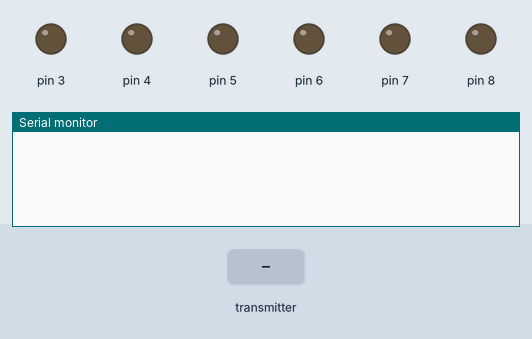
Recording of a sketch running on a simulated Arduino Uno, built with avr-gcc and run on an emulated ATmega328P. Shown: output pins drawn as LEDs (lit = HIGH), the last lines printed to the serial monitor. The inputs (shaded band) are chosen by the test bench. No radio packets arrive unless stated.

Above: at 1.2 s.
1.3 s: the transmitter starts sending pin_num = 0
At 1.46 s:
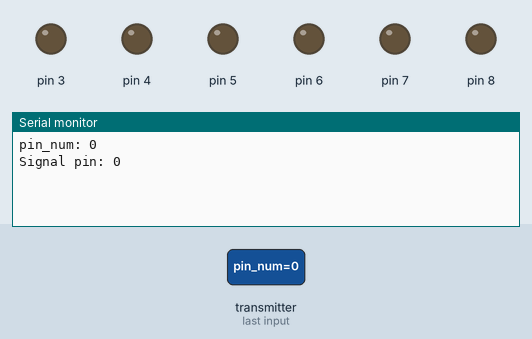
2.9 s: the transmitter starts sending pin_num = 256
At 3.04 s:
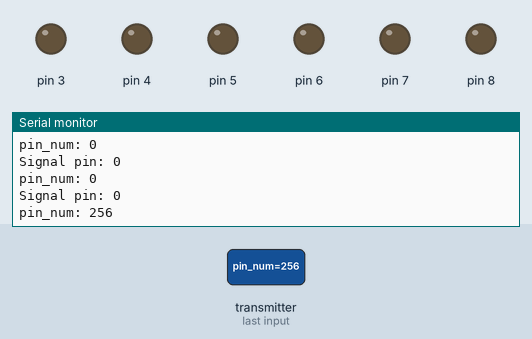

Measured:
- after the input at 1.3 s, the serial monitor: prints a new line after 0.05 s (image 1)
- after the input at 2.9 s, the serial monitor: prints a new line after 0.08 s (image 2)

The sketch:

no_display.ino
```cpp
// передатчик
// C++ code
//
#include <Servo.h>
#include "nRF24L01.h"
#include "RF24.h"
RF24 radio(9, 10);
byte address[][6] = {"1Node", "2Node", "3Node", "4Node", "5Node", "6Node"}; //возможные номера труб
void setup()
{
  pinMode(3, OUTPUT);
  pinMode(4, OUTPUT);
  pinMode(5, OUTPUT);
  pinMode(6, OUTPUT);
  pinMode(7, OUTPUT);
  pinMode(8, OUTPUT);
  Serial.begin(9600); //открываем порт для связи с ПК
  radio.begin(); //активировать модуль
  radio.setAutoAck(1);         //режим подтверждения приёма, 1 вкл 0 выкл
  radio.setRetries(0, 15);    //(время между попыткой достучаться, число попыток)
  radio.enableAckPayload();    //разрешить отсылку данных в ответ на входящий сигнал
  radio.setPayloadSize(32);     //размер пакета, в байтах

  radio.openReadingPipe(1, address[0]);     //хотим слушать трубу 0
  radio.setChannel(0x60);  //выбираем канал (в котором нет шумов!)

  radio.setPALevel (RF24_PA_MAX); //уровень мощности передатчика. На выбор RF24_PA_MIN, RF24_PA_LOW, RF24_PA_HIGH, RF24_PA_MAX
  radio.setDataRate (RF24_250KBPS); //скорость обмена. На выбор RF24_2MBPS, RF24_1MBPS, RF24_250KBPS
  //должна быть одинакова на приёмнике и передатчике!
  //при самой низкой скорости имеем самую высокую чувствительность и дальность!!

  radio.powerUp(); //начать работу
  radio.startListening();  //начинаем слушать эфир, мы приёмный модуль
}

void loop(void)
{
  byte pipeNo;
  int pin_num;
  bool cancel;
  while ( radio.available(&pipeNo)) {  // слушаем эфир со всех труб
    radio.read(&pin_num, sizeof(pin_num) );  // чиатем входящий сигнал
    Serial.print("pin_num: "); Serial.println(pin_num);
    digitalWrite(pin_num, HIGH);
    delay(100);
    Serial.print("Signal pin: "); Serial.println(pin_num);
  }
  while ( radio.available(&pipeNo)) {  // слушаем эфир со всех труб
    radio.read(&cancel, sizeof(cancel) );  // чиатем входящий сигнал
    if (cancel) {
      Serial.print("Off: "); Serial.println(pin_num);
      digitalWrite(pin_num, LOW);
    }
  }
}
```
